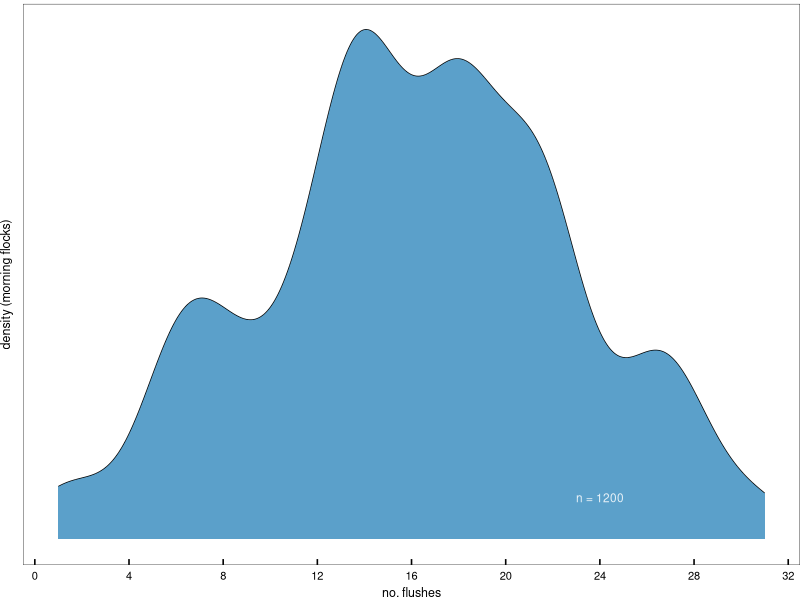
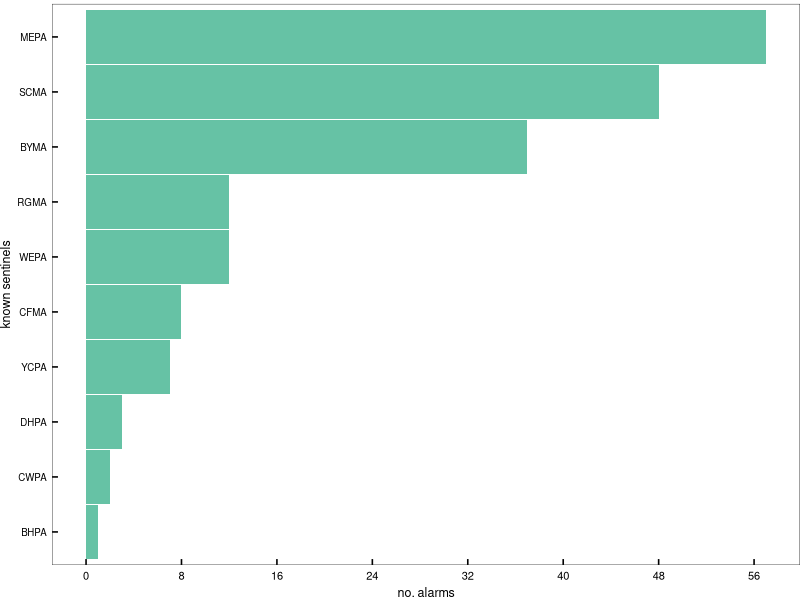
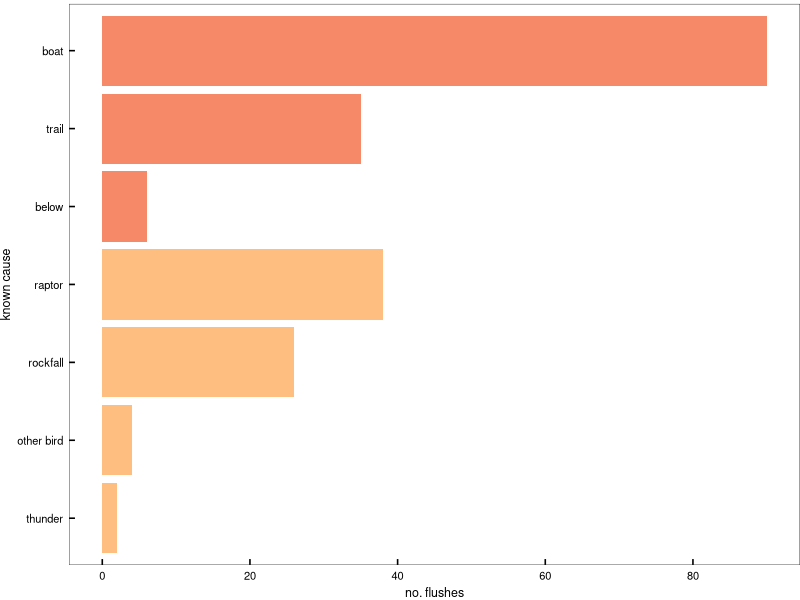
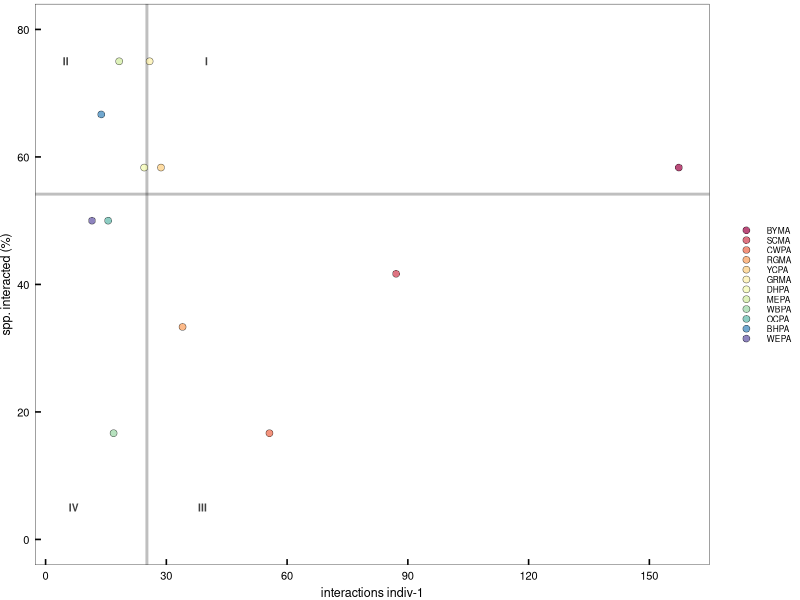
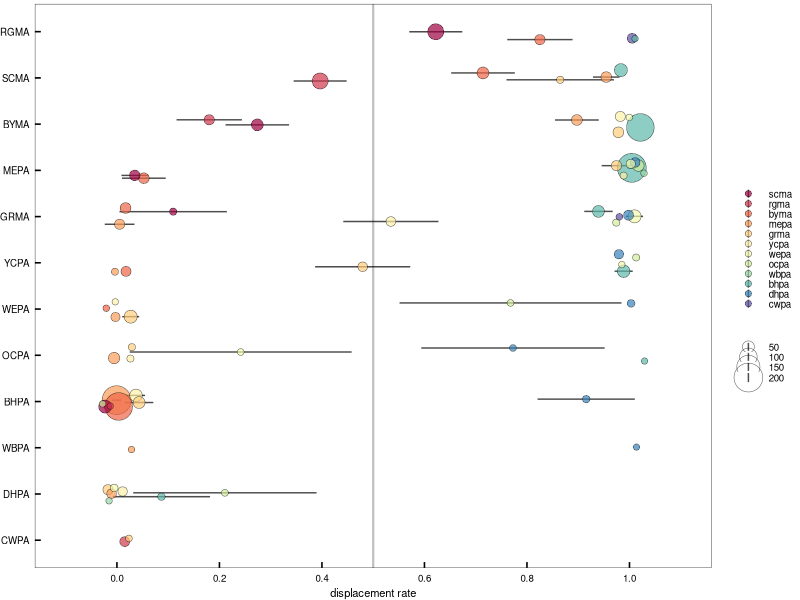
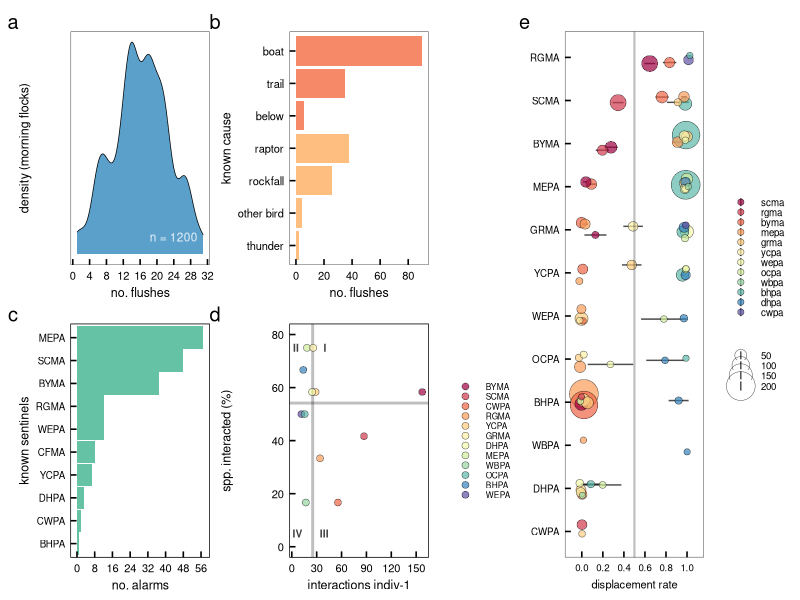

Reproduce these figures in R, in order.
#### this script organizes data, plots flush and fights data
#### should be figure ~4 in the manuscript

library(ggplot2)      # plotting and viz
library(plyr)         # legacy df manipulation
library(dplyr)        # variable grouping and manipulation
library(reshape)      # legacy df manipulation
library(data.table)   # legacy functions on df 
library(tidyverse)
library(tidyr)        # gathering and spreading
library(zoo)          # roll mean
library(ggthemes)     # helpful ggplot themes
library(forcats)
library(scales)
library(RColorBrewer) # pretty colors
library(ggridges)
library(colorspace)
library(patchwork)
library(lubridate)    # formatting times dates


# custom ggplot theme
themeKV <- theme_few()+
  theme(plot.margin = unit(c(0.1,0,0,0), "cm"),
        strip.background = element_blank(),
        axis.line = element_blank(),
        axis.text.x = element_text(size = 7, colour = "black", margin = unit(c(0.15,0,0,0), "cm")),
        axis.text.y = element_text(size = 7, colour = "black", margin = unit(c(0,0.15,0,0), "cm")),
        axis.title.x = element_text(size = 8),
        axis.title.y = element_text(size = 8),
        axis.ticks.x = element_line(colour = "black"), axis.ticks.y = element_line(colour = "black"),
        axis.ticks.length=unit(-0.15, "cm"),element_line(colour = "black", linewidth=.25),
        panel.border = element_rect(colour = "black", fill=NA, linewidth=.25),
        legend.title=element_blank(),
        strip.text=element_text(hjust=0))

#### read in flush and fight data from csv
flush <- read.csv('data/flush.csv')
flush1 <- subset(flush, select = c(DATE)) # subset full dataset for only date column
flush2 <- flush1 %>% group_by(DATE) %>% # Group by count of multiple columns
  summarise(total_count=n(),.groups = 'drop') %>%
  as.data.frame() # make new df with these data

#### first to do, document # flushes per day, as density plot
p1 <- ggplot(flush2, aes(x = total_count, fill=c("#3288bd"))) +
  themeKV + theme(legend.position = "none", 
                  axis.text.y = element_text(size = 0),
                  axis.title.y = element_text(size = 9),
                  axis.ticks.y = element_blank(),
                  axis.text.x = element_text(size = 8),
                  axis.title.x = element_text(size = 9),
                  ) + 
  geom_density(size = 0.25, alpha = 0.8, adjust = 0.65) +
  scale_fill_manual(values=c("#3288bd")) +
  scale_x_continuous(breaks = seq(0, 40, by = 4)) +
  ylab("density (morning flocks)")+
  xlab("no. flushes")+
  annotate("text", x = 24, y = 0.005, label = "n = 1200", color = "white", alpha = 0.85, size = 3)
p1


#### now count the occurrences of each species was a sentinel
flush <- read.csv('data/flush.csv')
sentinel <- subset(flush, select = c(ALARM)) # subset full dataset for only species IDs
sentinel1 <- sentinel %>% 
  filter(!(ALARM == 'NA')) # filter out NA values

# make col plot of alarm species
p2 <- ggplot(sentinel1, aes(y = fct_rev(fct_infreq(ALARM)), group=ALARM)) +
  themeKV + theme(legend.position = "none", 
                  axis.text.y = element_text(size = 7),
                  axis.title.y = element_text(size = 9),
                  axis.text.x = element_text(size = 8),
                  axis.title.x = element_text(size = 9),
  ) + 
  geom_bar(fill = c("#66c2a5"), alpha =1, width=0.98) +
  scale_fill_manual(values=c("#66c2a5")) +
  scale_x_continuous(breaks = seq(0, 60, by = 8)) +
  ylab("known sentinels") + 
  xlab("no. alarms")
p2


#### now count the occurrences of each flush cause
flush <- read.csv('data/flush.csv')
cause <- subset(flush, select = c(CAUSE, CATEGORY)) # subset full dataset for only species IDs
cause1 <- cause %>% 
  filter(!(CAUSE == 'NA')) # filter out NA values

# count number of cause occurences
cause2 <- cause1 %>% group_by(CAUSE, CATEGORY) %>% # Group by count of multiple columns
  summarise(total_count=n(),.groups = 'drop') %>%
  as.data.frame() # make new df with these data
# manually reorder to sort by CATEGORY then CAUSE
reorder = c(3,1,6,4,5,7,2) # create reorder variables
cause2$reorder = reorder # add as col to df
# dplyr frustrating me too much so gave up and just manually redid it

p3 <- ggplot(cause2, aes(x=total_count, y=fct_rev(fct_reorder(CAUSE, reorder)), fill=CATEGORY)) +
  themeKV + theme(legend.position = "none", 
                  axis.text.y = element_text(size = 8),
                  axis.title.y = element_text(size = 9),
                  axis.text.x = element_text(size = 8),
                  axis.title.x = element_text(size = 9),
  ) + 
  geom_col(alpha = 0.8, width=0.9) +
  scale_fill_manual(values=c("#f46d43","#fdae61")) +
  scale_x_continuous(breaks = seq(0, 100, by = 20),
                     #             limits = c(0,100)
                     ) +
    ylab("known cause") + 
    xlab("no. flushes")
p3



#### WE'RE AT THE FIGHTS!!!
fights <- read.csv('data/fights.csv')
# make 14 color Brewer palette
getPalette = colorRampPalette(brewer.pal(11, "Spectral")) # interpolate colors to fit the 13 parrot species
Spectral12 <- getPalette(12) 


p4 <- ggplot(fights, aes(x=FIGHT_RT, y=INT_spp)) + 
  themeKV + theme(axis.text.x = element_text(size = 8),
                  axis.title.x = element_text(size = 9),
                  axis.text.y = element_text(size = 8),
                  axis.title.y = element_text(size = 9),
                  legend.key.height = unit(0.25, 'cm'), # shrink the native height of legend
                  legend.text = element_text(size=6),
                  ) + # reduce font size on legend
  geom_vline(xintercept = median(fights$FIGHT_RT), alpha = 0.25, size = 1, color = "#000000") +
  geom_hline(yintercept = median(fights$INT_spp), alpha = 0.25, size = 1, color = "#000000") +
  geom_point(aes(fill = fct_rev(fct_reorder(SPECIES,FIGHT_RT))),# color code by species win rate 
             pch=21,color="black", stroke=0.25, size = 2.2, alpha = 0.7, # make point borders   
             ) +
  #geom_point(shape = 1,size = 3, colour = "black", stroke = 0.25,) +
  scale_fill_manual(values = Spectral12) +
  scale_x_continuous(breaks = seq(0, 200, by = 30), 
                     #limits = c(-1,30)
                     ) + # give a little more room 
  scale_y_continuous(breaks = seq(0, 100, by = 20), 
                     limits = c(0,80)) +
  xlab("interactions indiv-1") + 
  ylab("spp. interacted (%)") + 
  annotate("text", x = 40, y = 75, label = "I", alpha = 0.75, size = 2.6, fontface = "bold") +
  annotate("text", x = 5, y = 75, label = "II", alpha = 0.75, size = 2.6, fontface = "bold") +
  annotate("text", x = 39, y = 5, label = "III", alpha = 0.75, size = 2.6, fontface = "bold") +
  annotate("text", x = 7, y = 5, label = "IV", alpha = 0.75, size = 2.6, fontface = "bold")
  #guides(color = guide_legend(override.aes = list(size = ))) 
p4



#### try a hierarchy of dominance 
library(ggplot2)
displace <- read.csv('data/displacement.csv')
head(displace)

# error bar guidance
# http://www.sthda.com/english/wiki/ggplot2-error-bars-quick-start-guide-r-software-and-data-visualization

p5 <- displace %>% 
  ggplot(aes(x=fct_reorder(WIN,ORDER), y=winrt_p,fill=LOSE))+ # prob need to manually sort from a list
  themeKV+ theme(axis.text.x = element_text(size = 7),
                 axis.title.x = element_text(size = 8),
                 axis.text.y = element_text(size = 7),
                 axis.title.y = element_text(size = 8),
                 legend.key.height = unit(0.25, 'cm'), # shrink the native height of legend
                 legend.text = element_text(size=7), # reduce font size on legend
                 #legend.position = "none", 
                 ) +
  scale_fill_manual(values = Spectral12) +
  scale_radius(range = c(0.5, 2.4))+ # manually re-size range of values
  geom_pointrange(aes(size=tot, # size is inflate for some reason, idk
                      fill = fct_reorder(LOSE,-rank_q), 
                      ymin=winrt_p-winrt_sd, ymax=winrt_p+winrt_sd, # combines error bar and point in one 
                      ),
                  pch=21, color="black",stroke=0.25, # make point borders
                  alpha=0.7,
                  position = position_jitter(width = 0.2, height = 0.03))+
  scale_y_continuous(breaks = seq(0, 1, by = 0.2), limits = c(-0.1,1.1)) +
  geom_hline(yintercept = 0.5, alpha = 0.25, size = 0.75, color = "#000000") +
  ylab("displacement rate")+
  xlab(NULL) +
  guides(fill = guide_legend(order = 2))+ # place size legend element last 
  coord_flip()
p5


layout3 <- "
AAABBBEEE
CCCDDDEEE"
p1 + p3 + p2 + p4 + p5 +
  plot_layout(design = layout3) +
  plot_annotation(tag_levels = 'a') # add panel labels a, b, c... etc


# TO DO LIST:
# proper descending sort "-" using dominance
# shrink legend
# sync legend with other panel
# blanks in layout geometry
